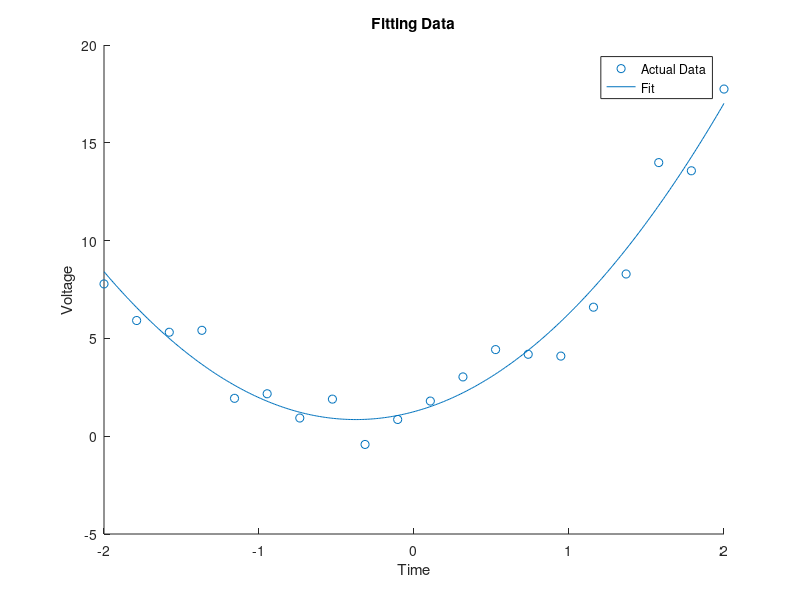

Recreate this plot in MATLAB.
function [xopt] = optimize()

    v_data = [-2.0000, -1.7895, -1.5789, -1.3684, -1.1579, -0.9474, -0.7368, -0.5263, -0.3158, -0.1053, 0.1053, 0.3158, 0.5263, 0.7368, 0.9474, 1.1579, 1.3684, 1.5789, 1.7895, 2.0000];
    f_data = [7.7859, 5.9142, 5.3145, 5.4135, 1.9367, 2.1692, 0.9295, 1.8957, -0.4215, 0.8553, 1.7963, 3.0314, 4.4279, 4.1884, 4.0957, 6.5956, 8.2930, 13.9876, 13.5700, 17.7481];

    x0 = ones(3,1);
    
    for i = 1:length(v_data)
        
        A(i,1) = v_data(i)^2;
        A(i,2) = v_data(i);
        A(i,3) = 1;
        
    end
    
    xopt = inv(transpose(A) * A) * transpose(A) * f_data';

    function values = model(x,v)
        
        values = x(1) .* v.^2 + x(2) .* v + x(3);
        
    end

    xfinal = min(v_data):0.01:max(v_data);
    objfinal = model(xopt,xfinal);

    h = figure();
    scatter(v_data,f_data,'DisplayName','Actual Data')
    hold on
    plot(xfinal,objfinal,'DisplayName','Fit')
    legend()
    title('Fitting Data')
    xlabel('Time')
    ylabel('Voltage')

end